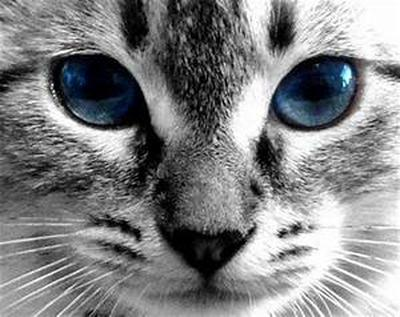
#> input picture test_data/junk_images/J-1560.jpg, 400 x 317 px
$ python test.py
#> lines starting #> are read from the running program, lines starting #| are printed output that depends on the picture; long printed decimals are rounded
from PIL import Image
import numpy as np
org  = Image.open('junk_images/J-1560.jpg')
#> org is the input picture: PIL image 400x317 RGB; mean R, G, B 129.1, 130, 131.3
mask = Image.open('junk_mask/J-1560.png').convert('L')
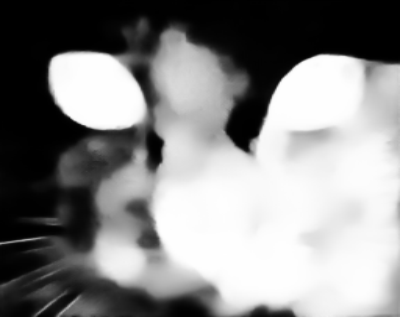
#> input picture test_data/junk_mask/J-1560.png, 400 x 317 px
org.putalpha(mask)
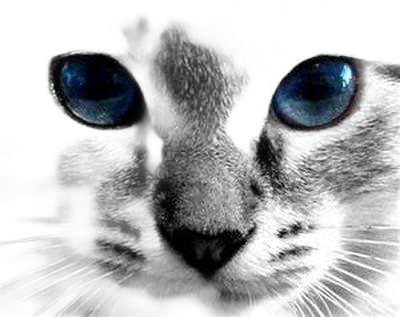
#> org: PIL image 400x317 RGBA; mean R, G, B, A 129.1, 130, 131.3, 135.2; transparent parts drawn white
org_arr = np.array(org)
alpha_mask = org_arr[:,:,3]
print((alpha_mask[alpha_mask == 0].shape[0]) / (alpha_mask.shape[0] * alpha_mask.shape[1]))
#| 0.12
print(np.amax(alpha_mask))
#| 255
org.save('out.png')
